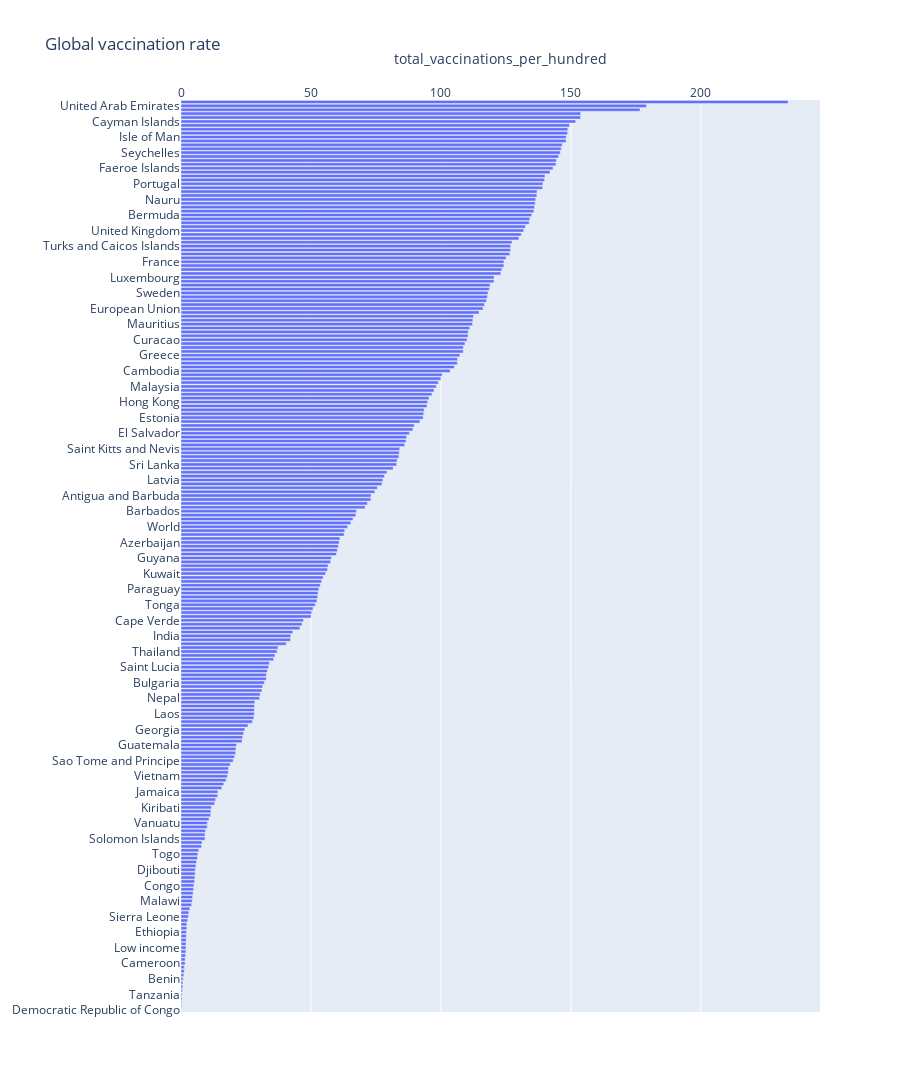

Notebook code cell kept with this figure:
### Code cell
# correct idea of plotting, but how to render just part of it by country, with scrollable view?
df_vaccination_by_country = df_vaccination_by_country.sort_values(by='total_vaccinations_per_hundred', ascending=True)
fig = px.bar(df_vaccination_by_country, x='total_vaccinations_per_hundred', y='location', text='total_vaccinations_per_hundred', height=4000)

# bring the label text outside of the bar, and make the text bigger
# reference: https://plotly.com/python/bar-charts/#bar-chart-with-direct-labels
fig.update_traces(texttemplate='%{text:.4s}', textposition='outside')
fig.update_layout(uniformtext_minsize=8, uniformtext_mode='hide')

# adjusting the axis labels and layout
fig.update_layout(yaxis_title=None, xaxis={"side": "top"})
fig

### Figure 1 — Plotly figure (JSON) as saved in the notebook; plotly's stock layout.template omitted (floating-point values rounded to 4 significant figures; data arrays with more than 128 entries replaced by an {"elided": "..."} marker saying what was removed)
{"data": [{"alignmentgroup": "True", "hovertemplate": "total_vaccinations_per_hundred=%{text}<br>location=%{y}<extra></extra>", "legendgroup": "", "marker": {"color": "#636efa", "pattern": {"shape": ""}}, "name": "", "offsetgroup": "", "orientation": "h", "showlegend": false, "text": {"elided": "234 float values"}, "textposition": "outside", "texttemplate": "%{text:.4s}", "type": "bar", "x": {"elided": "234 float values"}, "xaxis": "x", "y": {"elided": "234 str values"}, "yaxis": "y"}], "layout": {"barmode": "relative", "height": 4000, "legend": {"tracegroupgap": 0}, "title": {"text": "Global vaccination rate"}, "uniformtext": {"minsize": 8, "mode": "hide"}, "xaxis": {"anchor": "y", "domain": [0, 1], "side": "top", "title": {"text": "total_vaccinations_per_hundred"}}, "yaxis": {"anchor": "x", "domain": [0, 1], "title": {}}}}
